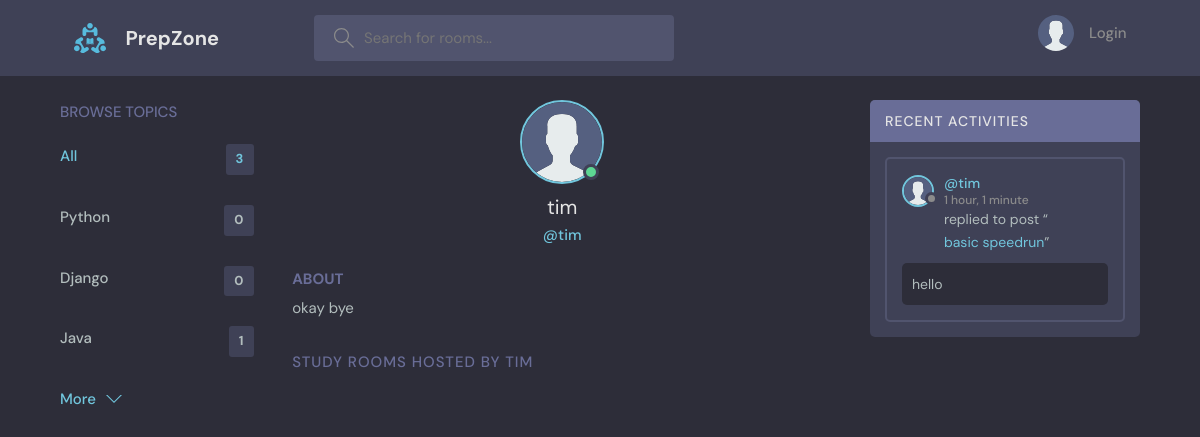
The app's page /profile/2/ with its own data.
### base/models.py (models this page shows, shortened)
class Topic(models.Model):
     name = models.CharField(max_length=200)

class User(AbstractUser):
    name = models.CharField(max_length=200, null=True)
    email = models.EmailField(unique=True, null=True)
    bio = models.TextField(null=True)
    avatar = models.ImageField(null=True, default="avatar.svg")
    USERNAME_FIELD = 'email'
    REQUIRED_FIELDS = []

class Message(models.Model):
        user = models.ForeignKey(User,on_delete=models.CASCADE)
        room = models.ForeignKey(Room,on_delete=models.CASCADE)
        body = models.TextField()
        updated = models.DateTimeField(auto_now=True)
        created = models.DateTimeField(auto_now_add=True)
        class Meta :
            ordering = ['-updated','-created']

class Room(models.Model):
    host = models.ForeignKey(User,on_delete=models.SET_NULL,null=True)
    topic = models.ForeignKey('Topic',on_delete=models.SET_NULL,null=True)
    name = models.CharField(max_length=200)
    description = models.TextField(null=True,blank=True)
    participants = models.ManyToManyField(User,related_name='participants',blank=True)
    updated = models.DateTimeField(auto_now = True)
    created = models.DateTimeField(auto_now_add=True)
    class Meta :
        ordering = ['-updated','-created']
    def __str__(self):
        return self.name

### base/views.py (the view)
# urls.py: path('profile/<str:pk>/',views.userProfile,name='user-profile'),
def userProfile(request,pk):
    user = User.objects.get(id=pk)
    rooms = user.room_set.all()
    room_messages = user.message_set.all()
    topics = Topic.objects.all()
    context = {'user':user,'rooms':rooms,'room_messages':room_messages,'topics':topics}
    return render(request,'base/profile.html',context)

### base/templates/base/profile.html (shortened to what this page needs)
{% extends 'main.html' %}
{% block content %}
  <main class="profile-page layout layout--3">
    <div class="container">
    {% include 'base/topics_component.html'%}
      <div class="roomList">
        <div class="profile">
          <div class="profile__avatar">
            <div class="avatar avatar--large active">
              <img src="{{user.avatar.url}}" />
            </div>
          </div>
          <div class="profile__info">
            <h3>{{user.username}}</h3>
            <p>@{{user.username}}</p>
          </div>
          <div class="profile__about">
            <h3>About</h3>
            <p>
              {{user.bio}}
            </p>
          </div>
        </div>
        <div class="roomList__header">
          <div>
            <h2>Study Rooms Hosted by {{user.username}}</h2>
          </div>
        </div>
      </div>
      {% include 'base/activity_component.html'%}
    </div>
  </main>
{% endblock content %}

### base/templates/base/topics_component.html
<div class="topics">
    <div class="topics__header">
    <h2>Browse Topics</h2>
    </div>
    <ul class="topics__list">
    <li>
        <a href="{% url 'home' %}" class="active">All <span>{{topics.count}}</span></a>
    </li>
    {% for topic in topics %}
    <li>
        <a href="{% url 'home' %}?q={{topic.name}}">{{topic.name}}<span>{{topic.room_set.all.count}}</span></a>
    </li>
    {% endfor %}
    </ul>
    <a class="btn btn--link" href="{% url 'topics' %}">
    More
    <svg version="1.1" xmlns="http://www.w3.org/2000/svg" width="32" height="32" viewBox="0 0 32 32">
        <title>chevron-down</title>
        <path d="M16 21l-13-13h-3l16 16 16-16h-3l-13 13z"></path>
    </svg>
    </a>
</div>

### base/templates/base/activity_component.html (shortened to what this page needs)
    <div class="activities">
      <div class="activities__header">
        <h2>Recent Activities</h2>
      </div>
      {% for message in room_messages %}
      <div class="activities__box">
        <div class="activities__boxHeader roomListRoom__header">
          <a href="{% url 'user-profile' message.user.id %}" class="roomListRoom__author">
            <div class="avatar avatar--small">
              <img src="{{message.user.avatar.url}}" />
            </div>
            <p>
              @{{message.user.name}}
              <span> {{message.created|timesince}}</span>
            </p>
          </a>
        </div>
        <div class="activities__boxContent">
          <p>replied to post “<a href="{% url 'room' message.room.id %}">{{message.room}}</a>”</p>
          <div class="activities__boxRoomContent">
            {{message.body}}
          </div>
        </div>
      </div>
      {% endfor %}
    </div>

### records on screen
Topic: name "Python", room_set.all.count "0"
Topic: name "Django", room_set.all.count "0"
Topic: name "Java", room_set.all.count "1"
User: avatar (placeholder picture), username "tim", bio "okay bye", username "TIM"
Message: user.avatar (placeholder picture), user.name "tim", created "1 hour, 1 minute", room "basic speedrun", body "hello"

### other values on screen
{{ topics.count }} "3"
